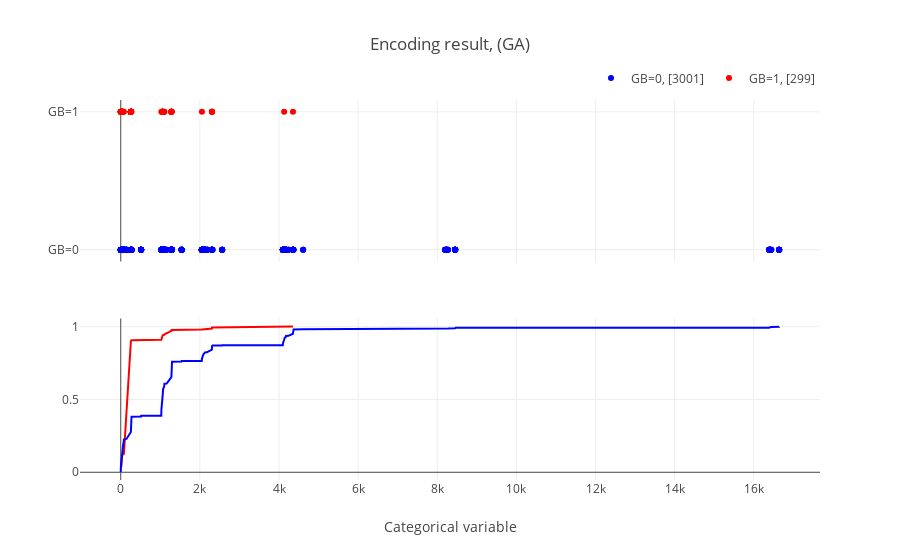

The code cell stored with this chart in its notebook:
### Code cell
df_ga = arrange_col_by_order(df_bin,[l_col[i] for i in list(ga_xyz.ga.best_solution()[0])])
plot_encode_axis(df_ga, "(GA)")

### Figure 1 — Plotly figure (JSON) as saved in the notebook; plotly's stock layout.template omitted (floating-point values rounded to 4 significant figures; data arrays with more than 128 entries replaced by an {"elided": "..."} marker saying what was removed)
{"data": [{"marker": {"color": "blue"}, "mode": "markers", "name": "GB=0, [3001]", "type": "scatter", "x": {"elided": "3001 int values"}, "xaxis": "x", "y": {"elided": "3001 str values"}, "yaxis": "y"}, {"marker": {"color": "red"}, "mode": "markers", "name": "GB=1, [299]", "type": "scatter", "x": {"elided": "299 int values"}, "xaxis": "x", "y": {"elided": "299 str values"}, "yaxis": "y"}, {"marker": {"color": "red"}, "mode": "lines", "name": "cum 1", "showlegend": false, "type": "scatter", "x": [0, 16, 32, 34, 48, 64, 80, 256, 258, 272, 1026, 1056, 1058, 1096, 1104, 1280, 1282, 2052, 2304, 2306, 4130, 4353], "xaxis": "x2", "y": [0.03344, 0.04013, 0.1104, 0.1137, 0.1204, 0.1237, 0.1271, 0.8997, 0.903, 0.9064, 0.9097, 0.9365, 0.9398, 0.9431, 0.9465, 0.9699, 0.9766, 0.9799, 0.9866, 0.9933, 0.9967, 1], "yaxis": "y2"}, {"marker": {"color": "blue"}, "mode": "lines", "name": "cum 2", "showlegend": false, "type": "scatter", "x": [0, 1, 2, 4, 32, 34, 36, 40, 48, 64, 66, 72, 80, 136, 144, 256, 258, 260, 272, 513, 514, 516, 1024, 1025, 1026, 1028, 1056, 1058, 1060, 1064, 1072, 1088, 1096, 1104, 1160, 1280, 1282, 1284, 1296, 1537, 1538, 1540, 2048, 2049, 2050, 2052, 2080, 2082, 2084, 2088, 2096, 2112, 2120, 2128, 2176, 2184, 2192, 2304, 2306, 2308, 2320, 2561, 2564, 4096, 4097, 4098, 4100, 4128, 4130, 4136, 4144, 4160, 4168, 4176, 4232, 4240, 4352, 4354, 4356, 4368, 4609, 4612, 8194, 8196, 8224, 8226, 8240, 8256, 8258, 8272, 8448, 8450, 8452, 8464, 16386, 16388, 16416, 16418, 16432, 16448, 16640, 16642, 16644], "xaxis": "x2", "y": [0.002333, 0.003665, 0.02266, 0.04432, 0.133, 0.1576, 0.1583, 0.1593, 0.1866, 0.1969, 0.1976, 0.2016, 0.2246, 0.2263, 0.2286, 0.2766, 0.3625, 0.3762, 0.3809, 0.3825, 0.3832, 0.3872, 0.3882, 0.3905, 0.4099, 0.4325, 0.5155, 0.5368, 0.5375, 0.5382, 0.5725, 0.5828, 0.5865, 0.6075, 0.6085, 0.6534, 0.7361, 0.7547, 0.7587, 0.7604, 0.7611, 0.7631, 0.7641, 0.7644, 0.7721, 0.7794, 0.8017, 0.8071, 0.8074, 0.8077, 0.8134, 0.8157, 0.8174, 0.8227, 0.8231, 0.8241, 0.8247, 0.8414, 0.8657, 0.869, 0.8697, 0.87, 0.8717, 0.872, 0.8727, 0.8804, 0.8864, 0.9074, 0.9157, 0.916, 0.923, 0.9264, 0.9267, 0.935, 0.9357, 0.9364, 0.9507, 0.974, 0.98, 0.9807, 0.9813, 0.9817, 0.982, 0.9827, 0.9843, 0.9847, 0.985, 0.9857, 0.986, 0.9867, 0.9883, 0.99, 0.991, 0.9913, 0.992, 0.9933, 0.995, 0.9957, 0.9967, 0.997, 0.9983, 0.9997, 1], "yaxis": "y2"}], "layout": {"autosize": true, "legend": {"orientation": "h", "x": 1, "xanchor": "right", "y": 1.02, "yanchor": "bottom"}, "title": {"text": "Encoding result, (GA)"}, "xaxis": {"anchor": "y", "autorange": true, "domain": [0, 1], "matches": "x2", "range": [-993.5, 17640.0], "showticklabels": false, "type": "linear"}, "xaxis2": {"anchor": "y2", "autorange": true, "domain": [0, 1], "range": [-993.5, 17640.0], "title": {"text": "Categorical variable"}, "type": "linear"}, "yaxis": {"anchor": "x", "autorange": true, "domain": [0.575, 1], "range": [-0.1235, 1.123], "type": "category"}, "yaxis2": {"anchor": "x2", "autorange": true, "domain": [0, 0.425], "range": [-0.05309, 1.055], "type": "linear"}}}
